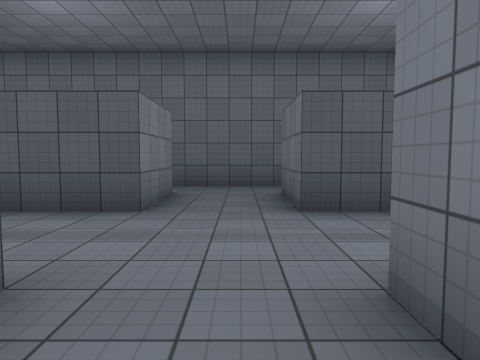
view 1 (above)

24 first-person views from a walk through a scene from a Unity 3-D project. The camera is 1.4 m above the floor, tilts 4° down and sees 70° across. Doors are open. The floor is counted in squares, 2 m on a side. Each view is taken from the middle of a square. On the plan, view 1 faces up. The plan holds only what a view shows up to about 11 squares ahead; the rest is blank. The place goes on beyond the plan. The player character is not drawn. Surface patterns are stand-ins for the level's own textures.

view 2
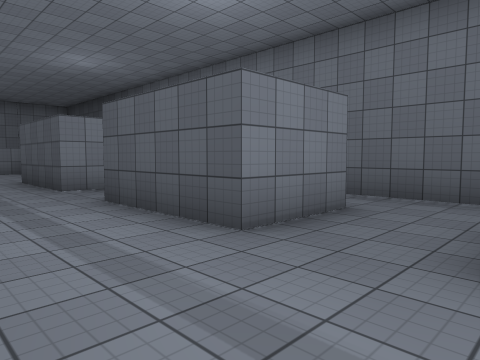

view 3
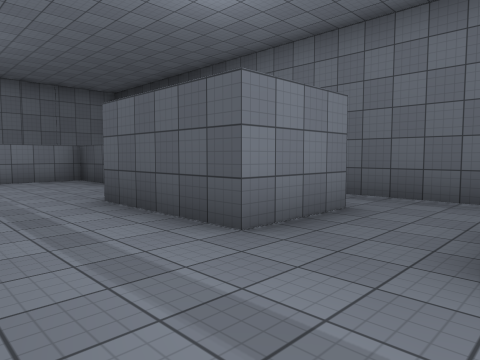

view 4
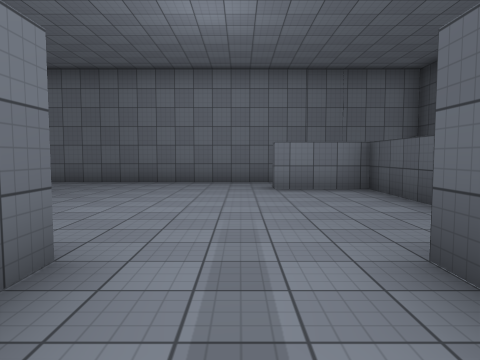

view 5
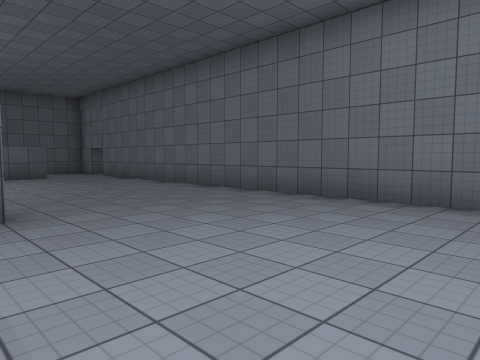

view 6
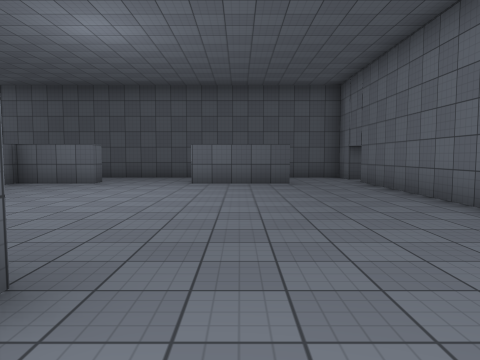

view 7
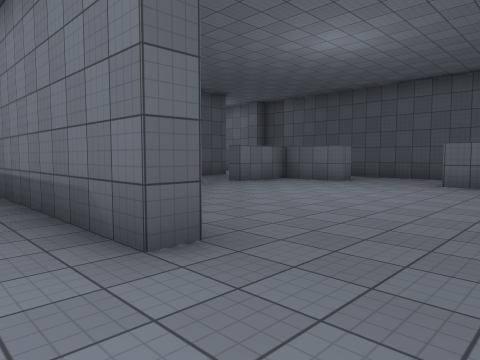

view 8
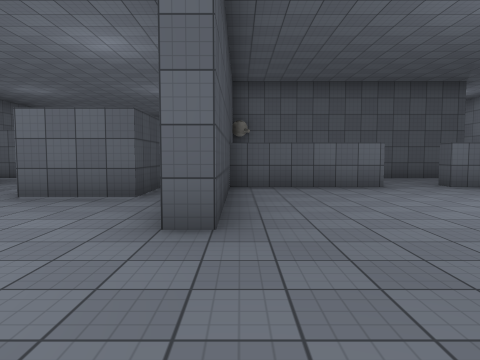

view 9
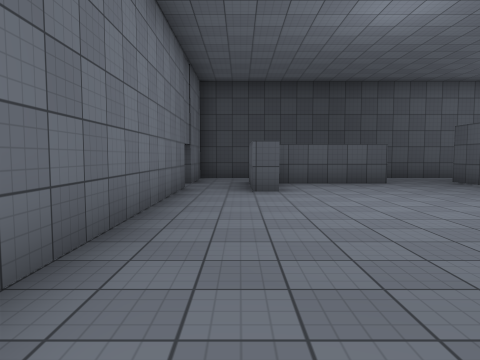

view 10
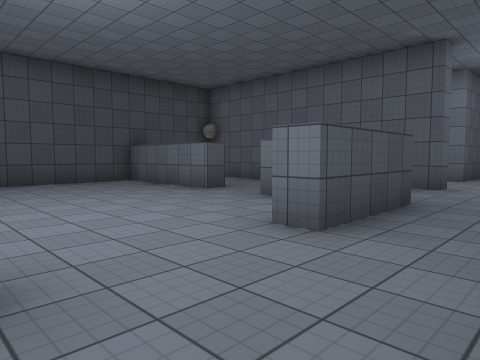

view 11
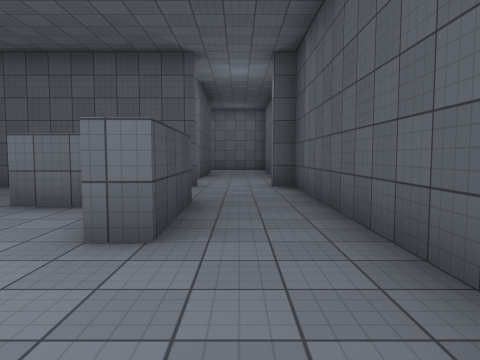

view 12
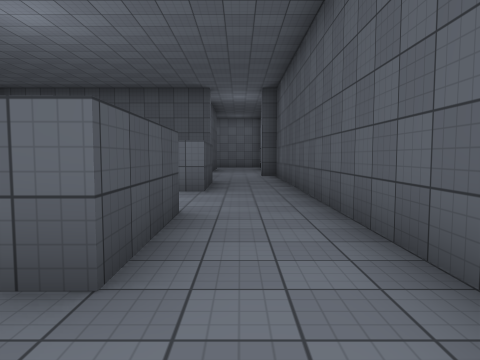

view 13
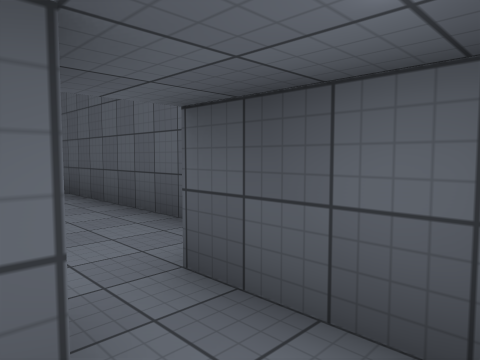

view 14
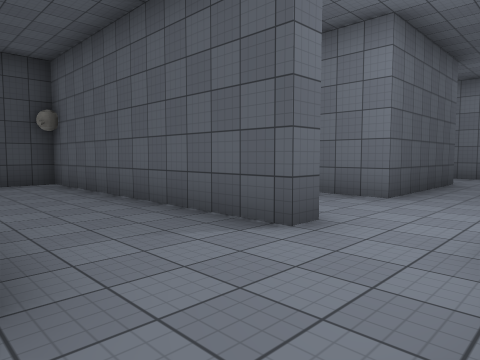

view 15
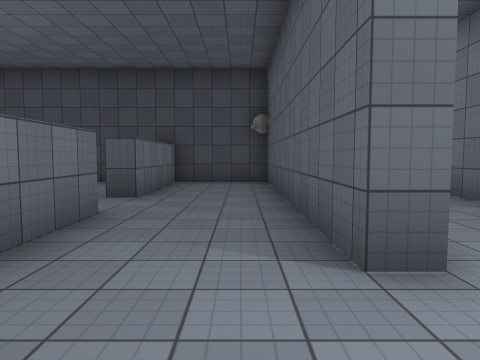

view 16
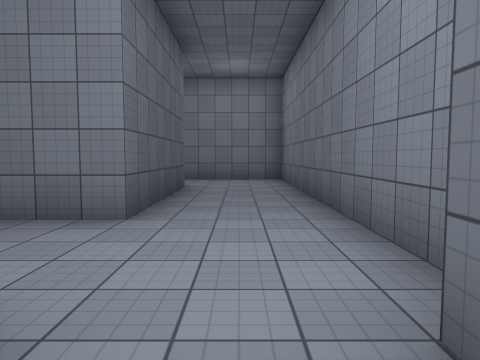

view 17
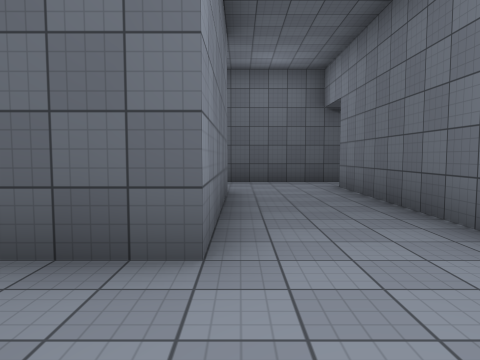

view 18
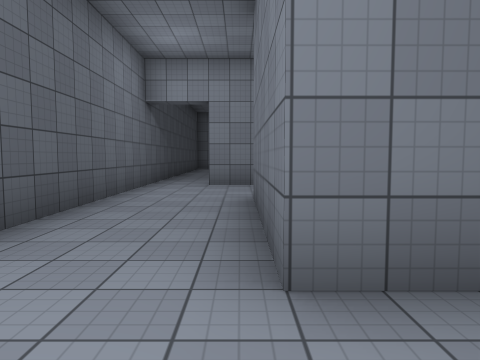

view 19
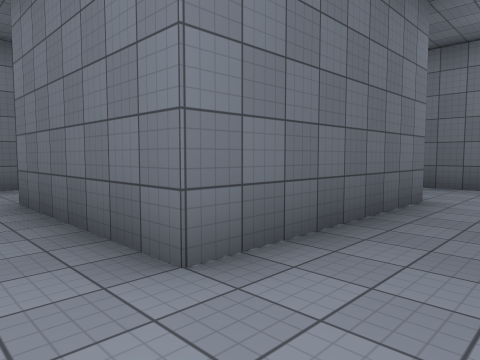

view 20
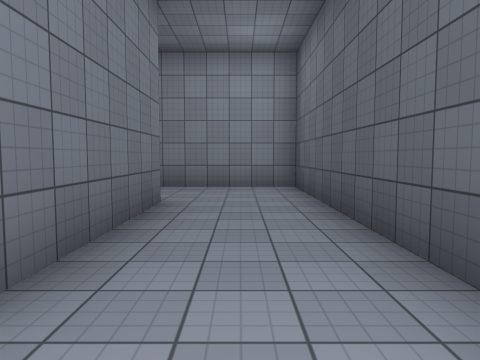

view 21
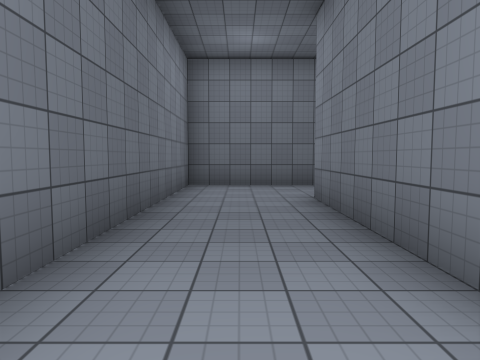

view 22
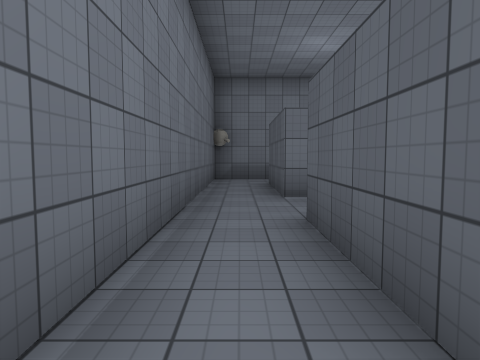

view 23
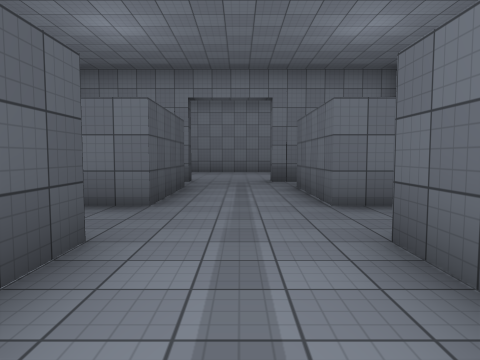

view 24
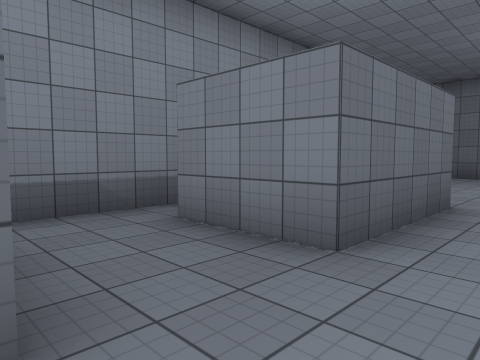

### Floor plan
Ten units are one square. View 1 is at (0, 0); x grows to the right and y downward. Boxes are objects, and circles mark ways between rooms. Rooms are numbered by the first view taken in them; rooms with no view inside come last. Other rooms are left out.
<svg viewBox="-185 -83 248 201">
<path fill="none" stroke="#000" d="M-74 2 -94 2 -94 -18 -62 -18 -62 2M-68 53 -73 53 -72 18 -118 18 -118 12 -48 12M-62 -43 -92 -43M-24 -18 -11 -18M-112 -58 -142 -57 -142 -37 -148 -37M-93 93 -93 88 -73 88 -73 68 -68 68M-12 -43 -42 -43M8 -8 8 -18 38 -18M-163 -35 -163 93M-143 94 -143 87 -117 88M39 -43 8 -43M52 -14 52 -22M58 -43 52 -43M-67 93 -93 93M-117 93 -143 94M-68 68 -67 86M-43 90 -43 18 -68 18 -68 53M-149 113 -43 113 -43 108M-163 103 -163 110M-179 102 -163 103M27 87 -13 87 -13 42 27 42 27 87M-30 113 52 113 52 33M55 18 -38 18 -38 49M-40 -63 -12 -63 -12 -43M-43 -50 -43 -56M-62 -64 -62 -43M-94 -51 -94 -64M8 -43 8 -63 38 -63M-146 -78 -163 -78 -163 -57M52 -61 52 -78 -104 -78M-163 -47 -163 -35M-147 -40 -147 -63"/>
<circle cx="-105" cy="90" r="3" fill="#2a7"/>
<circle cx="-155" cy="90" r="3" fill="#2a7"/>
<circle cx="-70" cy="60" r="3" fill="#2a7"/>
<circle cx="-105" cy="-60" r="3" fill="#2a7"/>
<circle cx="-5" cy="-55" r="3" fill="#2a7"/>
<circle cx="-55" cy="-55" r="3" fill="#2a7"/>
<circle cx="40" cy="-55" r="3" fill="#2a7"/>
<circle cx="-160" cy="-40" r="3" fill="#2a7"/>
<circle cx="-170" cy="100" r="3" fill="#2a7"/>
<circle cx="-40" cy="95" r="3" fill="#2a7"/>
<circle cx="-160" cy="-60" r="3" fill="#2a7"/>
<text x="-80" y="10">1</text>
<text x="-90" y="100">2</text>
<text x="-180" y="20">3</text>
<text x="10" y="90">4</text>
<text x="-50" y="-60">5</text>
<text x="-160" y="-50">6</text>
</svg>
Room 1 opens to room 2. Room 1 opens to room 5. Room 1 opens to room 6. Room 2 opens to room 3. Room 2 opens to room 4. Room 5 opens to room 6.

Where each view was taken, in squares from view 1:
view 1: 0 up, 0 right, facing up
view 2: 2 up, 1 right, facing up-left
view 3: 2 up, 4 left, facing up-left
view 4: 3 up, 7 left, facing left
view 5: 3 up, 11 left, facing down-left
view 6: 0 up, 13 left, facing down
view 7: 0 up, 14 left, facing down-right
view 8: 2 down, 15 left, facing right
view 9: 3 down, 15 left, facing up
view 10: 11 down, 12 left, facing up-right
view 11: 10 down, 12 left, facing right
view 12: 10 down, 16 left, facing right
view 13: 9 down, 18 left, facing down-right
view 14: 11 down, 7 left, facing up-right
view 15: 11 down, 5 left, facing up
view 16: 10 down, 5 left, facing right
view 17: 11 down, 3 right, facing up
view 18: 4 down, 3 left, facing right
view 19: 3 down, 3 left, facing down-right
view 20: 3 down, 4 right, facing left
view 21: 3 down, 4 right, facing down
view 22: 7 up, 5 left, facing right
view 23: 3 up, 4 left, facing right
view 24: 3 up, 4 left, facing down-left
